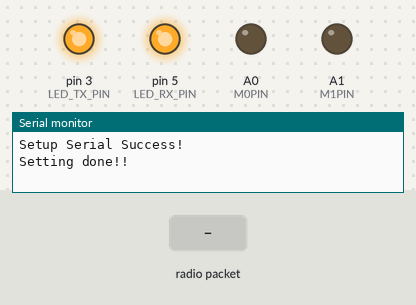
This sketch was run on a simulated Arduino Uno, built with avr-gcc and run on an emulated ATmega328P. Shown: output pins drawn as LEDs (lit = HIGH), the last lines printed to the serial monitor. Inputs (shaded band) come from the test bench. No radio packets arrive unless stated.

Above: at 1.1 s.
At 7.2 s:
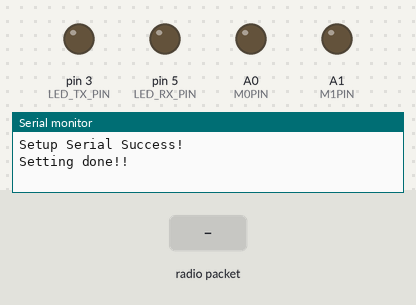
7.3 s: radio packet "1" arrives
At 11.8 s:
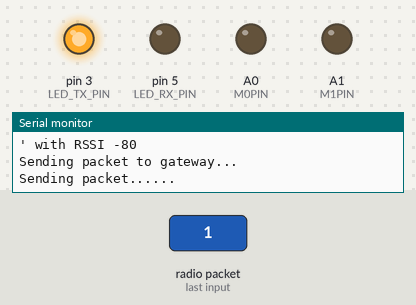
Timing chart, 0 to 17.8 s (numbered marks = the images above; inputs shaded):
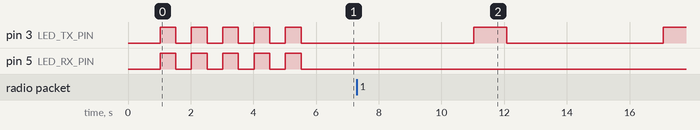

The sketch:

performance.ino
```cpp
// gui 3 byte: 2 byte address, oxaa ;   ox11

#include <SPI.h>
#include <LoRa.h>

// DEFINE
 #define DEBUG_SERIAL
#define SPI_LORA_MODULE

#define LED_TX_PIN   3
#define LED_RX_PIN   5
#define LED_TX      true
#define LED_RX      true

#define M0PIN   A0
#define M1PIN   A1

#define ADDR_SPI_H 0xAA
#define ADDR_SPI_L 0x01
#define NODE_DATA 0x11
char buff[10];
//char DATA_RECV_PKT[] = "01";


#define FREQUENCY   434.5E6
 #define SF          7
#define BW          125E3
#define CR          5
#define PL          8   // Preample Length
#define SYNCWORD    0x12

#define PACKET_CONTROL  1
#define PACKET_ACK      2
#define ADDRESSED_PACKET 3

uint8_t CONTROL_PAYLOAD[5] = {0x01, 0x02, 0x03, 0x04, 0x05};
uint8_t ACK_PAYLOAD[5] = {0x11, 0x22, 0x33, 0x44, 0x55};
uint8_t pack_test[3] = {ADDR_SPI_H, ADDR_SPI_L, NODE_DATA};
char ADDR_RECV_PKT[255] ={'a','a','0','1'};
char ON_RECV_PKT[255] ={'0','2'};
char HALF_RECV_PKT[255] ={'0','1'};
char OFF_RECV_PKT[255] ={'0','0'};


//SETUP
void setup() {
    #ifdef DEBUG_SERIAL
    Serial.begin(9600);
    while(!Serial);
    Serial.println("Setup Serial Success!");
    #endif

    ledConfig();
    pinMode(M0PIN, OUTPUT);
    pinMode(M1PIN, OUTPUT);
    #ifdef SPI_LORA_MODULE
    SPILoRaConfig();
    #else  // UART_LORA_MODULE
    UARTLoRaConfig();
    #endif // SPI & UART_LORA_MODULE

    /* Register the receive callback */
    LoRa.onReceive(onReceive);

    /* Put the radio into receive mode */
    LoRa.receive();

    delay(1000);
    ledToggle(5, LED_TX, LED_RX, 500);
}

void loop() {
    delay(5000);
    LoRa.idle();
    #ifdef DEBUG_SERIAL
    Serial.println("Sending packet to gateway... ");
    #endif
    // READ SENSOR
    SPILoRaSendPackets(1, pack_test, sizeof(pack_test));
    LoRa.receive();
}

//////////////////////////////////////////////////////////////
/* Handle received packets */
void onReceive(int packetSize) {
    #ifdef DEBUG_SERIAL
    Serial.print("Received packet '");
    #endif
    // read packet
    if (SPILoRaCheckPacket(ADDRESSED_PACKET) == true ) {
        ledToggle(1, false, LED_RX, 500);
        Serial.println("adress oke");
  }
  // print RSSI of packet
    #ifdef DEBUG_SERIAL
    Serial.print("' with RSSI ");
    Serial.println(LoRa.packetRssi());
    #endif

}
//////////////////////////////////////////////////////////////


void ledConfig() {
    pinMode(LED_TX_PIN, OUTPUT);
    pinMode(LED_RX_PIN, OUTPUT);
}

void ledToggle(uint8_t count, bool ledTx, bool ledRx, int delayms) {
    for(int i=0; i<count; i++){
        if (ledTx) digitalWrite(LED_TX_PIN, HIGH);
        if (ledRx) digitalWrite(LED_RX_PIN, HIGH);
        delay(delayms);
        if (ledTx) digitalWrite(LED_TX_PIN, LOW);
        if (ledRx) digitalWrite(LED_RX_PIN, LOW);
        delay(delayms);
    }
}

void SPILoRaConfig() {
    if (!LoRa.begin(FREQUENCY)) {   // failed to start LoRa
        #ifdef DEBUG_SERIAL
        Serial.println("Starting LoRa failed!");
        #endif // DEBUG_SERIAL
        while(1);
    }

    LoRa.setSpreadingFactor(SF);
    LoRa.setSignalBandwidth(BW);
    LoRa.setCodingRate4(CR);
    LoRa.setPreambleLength(PL);
    LoRa.setSyncWord(SYNCWORD);
    LoRa.enableCrc();

    #ifdef DEBUG_SERIAL
    Serial.println("Setting done!!");
    #endif // DEBUG_SERIAL
}

void UARTLoRaConfig() {
    // TODO
}

bool UARTLoRaListen() {
    // TODO
}

bool UARTLoRaCheckPacket() {
    // TODO
}

void UARTLoRaSendPacket() {
    // TODO
}

int SPILoRaListen() {
    int packetSize = 0;
    while(packetSize == 0) {
        packetSize = LoRa.parsePacket();
    }
    #ifdef DEBUG_SERIAL
    Serial.println("Received packet!");
    #endif // DEBUG_SERIAL
    ledToggle(1, false, LED_RX, 500);
    return packetSize;
}

bool SPILoRaCheckPacket(int pktType) {
    // PACKET_CONTROL: {0x00, 0x01}
    // PACKET_ACK: {0x01, 0x02}

    for (int i = 0; i < 6; i ++) {
      buff[i] =(char)LoRa.read();
    }

    bool flag_check_addr = true;
    for (int i = 0; i < 4; i ++) {
      if (buff[i] != ADDR_RECV_PKT[i]) flag_check_addr = false;
    }
    if (flag_check_addr == true) {

      bool flag_on = true, flag_off = true, flag_half = true;
        for (int i = 4; i < 6; i++) {
            if( buff[i] != ON_RECV_PKT[i-4]) {
              flag_on = false;
            }
        }

        for (int i = 4; i < 6; i++) {
            if( buff[i] != OFF_RECV_PKT[i-4]) {
              flag_off = false;
            }
        }

        for (int i = 4; i < 6; i++) {
            if( buff[i] != HALF_RECV_PKT[i-4]) {
              flag_half = false;
            }
        }

        if ((flag_on == true) && (flag_off == false) && (flag_half == false)) {
          digitalWrite(M0PIN, HIGH);
          digitalWrite(M1PIN, HIGH);
          Serial.println("100% light ");
        }
        else if ((flag_on == false) && (flag_off == true) && (flag_half == false)) {
          digitalWrite(M0PIN, LOW);
          digitalWrite(M1PIN, LOW);
          Serial.println("0% light '");
        }
        else if ((flag_on == false) && (flag_off == false) && (flag_half == true)) {
          digitalWrite(M0PIN, LOW);
          digitalWrite(M1PIN, HIGH);
          Serial.println("50% light '");
        }
        else {
          digitalWrite(M0PIN, LOW);
          digitalWrite(M1PIN, LOW);
        }
    }

    return true;
//      if (pktType == PACKET_CONTROL) {
//            #ifdef  DEBUG_SERIAL
//            Serial.print("Received Packets...... ");
//            #endif
//            if ( LoRa.read() != CONTROL_PAYLOAD[i] ) return false;
//        }
//        else if (pktType == PACKET_ACK) {
//            if (LoRa.read() != ACK_PAYLOAD[i] ) return false;
//        }
//        else if (pktType == ADDRESSED_PACKET) {
//          buff[i]
//            if ((char)LoRa.read() != ADDR_RECV_PKT[i]) return false;
//        }
//        else return false;
//    }

    return true;
}

void SPILoRaSendPackets(int n, uint8_t *payload, uint8_t nb_byte) {
    #ifdef  DEBUG_SERIAL
    Serial.print("Sending packet...... ");
    #endif

    while (n != 0) {
        n--;
        digitalWrite(LED_TX_PIN, HIGH);
        LoRa.beginPacket();
        LoRa.write(payload, nb_byte);
        LoRa.endPacket();
        delay(1000);
        digitalWrite(LED_TX_PIN, LOW);
    }

    #ifdef  DEBUG_SERIAL
    Serial.println("Done!");
    #endif
}
```
